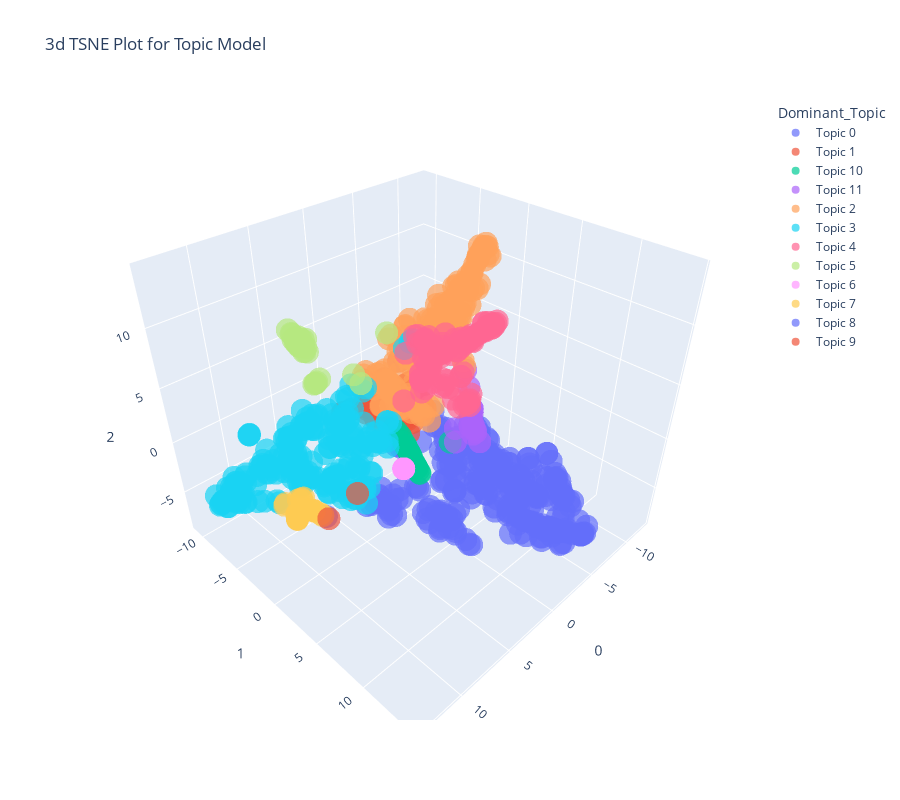

Here is the notebook cell this chart was saved with:
### Code cell
plot_model(nmf, plot = 'tsne')

plot_model(nmf, plot = 'umap')

#plot_model(model, plot = 'topic_model')

### Figure 1 — Plotly figure (JSON) as saved in the notebook; plotly's stock layout.template omitted (floating-point values rounded to 4 significant figures; data arrays with more than 128 entries replaced by an {"elided": "..."} marker saying what was removed)
{"data": [{"hovertemplate": "Dominant_Topic=Topic 0<br>0=%{x}<br>1=%{y}<br>2=%{z}<extra></extra>", "legendgroup": "Topic 0", "marker": {"color": "#636efa", "opacity": 0.7, "symbol": "circle"}, "mode": "markers", "name": "Topic 0", "scene": "scene", "showlegend": true, "type": "scatter3d", "x": {"elided": "267 float values"}, "y": {"elided": "267 float values"}, "z": {"elided": "267 float values"}}, {"hovertemplate": "Dominant_Topic=Topic 1<br>0=%{x}<br>1=%{y}<br>2=%{z}<extra></extra>", "legendgroup": "Topic 1", "marker": {"color": "#EF553B", "opacity": 0.7, "symbol": "circle"}, "mode": "markers", "name": "Topic 1", "scene": "scene", "showlegend": true, "type": "scatter3d", "x": {"elided": "140 float values"}, "y": {"elided": "140 float values"}, "z": {"elided": "140 float values"}}, {"hovertemplate": "Dominant_Topic=Topic 10<br>0=%{x}<br>1=%{y}<br>2=%{z}<extra></extra>", "legendgroup": "Topic 10", "marker": {"color": "#00cc96", "opacity": 0.7, "symbol": "circle"}, "mode": "markers", "name": "Topic 10", "scene": "scene", "showlegend": true, "type": "scatter3d", "x": [-3.591, -3.326, -2.047, -2.49, -3.432, -3.475, -3.472, -3.293, -3.003, -2.829, -3.354, -3.2, -3.518, -3.473, -3.556, -3.151, -3.033, -3.093, -2.226, -3.493, -3.302, -3.224, -3.058, -3.605, -3.517], "y": [-2.582, -3.373, -4.15, -4.253, -3.06, -3.004, -3.048, -3.569, -3.617, -3.524, -3.337, -3.641, -2.843, -2.958, -2.704, -4.547, -3.755, -4.401, 2.287, -2.91, -3.407, -3.524, -4.036, -2.539, -2.842], "z": [-8.202, -6.642, -3.281, -3.893, -7.323, -7.495, -7.443, -6.282, -5.568, -5.225, -6.758, -5.99, -7.777, -7.544, -8.005, -4.876, -5.486, -4.92, -1.33, -7.649, -6.538, -6.199, -5.241, -8.272, -7.776]}, {"hovertemplate": "Dominant_Topic=Topic 11<br>0=%{x}<br>1=%{y}<br>2=%{z}<extra></extra>", "legendgroup": "Topic 11", "marker": {"color": "#ab63fa", "opacity": 0.7, "symbol": "circle"}, "mode": "markers", "name": "Topic 11", "scene": "scene", "showlegend": true, "type": "scatter3d", "x": [0.4653, -0.04001, 0.3538, -0.4068, 0.7454, 0.5863, 0.5884, 0.6151, 2.02, 0.7214, 0.9327, 0.406, 0.5131, 0.5917, 0.7848, 0.5941, 0.4021, 0.568], "y": [6.716, 5.869, 7.438, 5.187, 6.795, 6.809, 6.695, 6.964, 6.63, 6.85, 5.607, 6.651, 7.156, 6.999, 7.14, 7.0, 6.643, 7.146], "z": [5.158, 6.637, 2.921, 7.55, 4.187, 4.629, 4.864, 4.281, 3.371, 4.085, 3.427, 5.382, 3.704, 4.16, 3.661, 3.934, 5.407, 3.92]}, {"hovertemplate": "Dominant_Topic=Topic 2<br>0=%{x}<br>1=%{y}<br>2=%{z}<extra></extra>", "legendgroup": "Topic 2", "marker": {"color": "#FFA15A", "opacity": 0.7, "symbol": "circle"}, "mode": "markers", "name": "Topic 2", "scene": "scene", "showlegend": true, "type": "scatter3d", "x": {"elided": "156 float values"}, "y": {"elided": "156 float values"}, "z": {"elided": "156 float values"}}, {"hovertemplate": "Dominant_Topic=Topic 3<br>0=%{x}<br>1=%{y}<br>2=%{z}<extra></extra>", "legendgroup": "Topic 3", "marker": {"color": "#19d3f3", "opacity": 0.7, "symbol": "circle"}, "mode": "markers", "name": "Topic 3", "scene": "scene", "showlegend": true, "type": "scatter3d", "x": {"elided": "207 float values"}, "y": {"elided": "207 float values"}, "z": {"elided": "207 float values"}}, {"hovertemplate": "Dominant_Topic=Topic 4<br>0=%{x}<br>1=%{y}<br>2=%{z}<extra></extra>", "legendgroup": "Topic 4", "marker": {"color": "#FF6692", "opacity": 0.7, "symbol": "circle"}, "mode": "markers", "name": "Topic 4", "scene": "scene", "showlegend": true, "type": "scatter3d", "x": [-7.587, -5.41, -5.686, -8.985, -5.158, -11.74, -5.367, -5.257, -5.38, -5.062, -8.741, -10.84, -5.152, -9.351, -4.657, -5.758, -6.275, -6.275, -6.516, -4.823, -9.572, -6.402, -8.802, -5.405, -3.771, -5.628, -11.72, -8.347, -10.76, -9.723, -4.367, -6.127, -2.335, -5.796, -5.42, -5.881, -8.527, -11.34, -5.001, -4.314, -10.64, -6.069, -6.684, -4.745, -5.496, -4.143, -4.671, -6.44, -9.228, -4.436, -6.392, -10.6, -9.487, -5.945, -4.307, -7.422, -8.171, -5.093, -7.412, -8.984, -9.189, -8.79, -11.39, -11.92, -5.68, -4.811, -12.31, -5.03, -5.568, -11.37, -11.45, -6.29, -10.16, -11.85, -4.209, -7.96, -10.35, -7.437, -4.556, -12.08, -6.893, -5.594, -11.09, -3.697, -7.262, -5.608, -5.567, -6.007, -6.209, -2.737, -10.69, -8.779, -8.836, -5.676], "y": [-3.217, -3.728, -4.44, -2.542, -4.009, -2.004, 1.086, -3.606, -3.762, -3.843, -2.299, -1.958, -3.993, -2.118, -3.002, -5.344, -0.411, -0.411, -4.333, -1.117, -2.097, -3.809, -3.196, -4.603, -1.683, -3.67, -1.68, -3.445, -2.007, -2.139, -0.6343, -3.645, 0.2078, 0.9912, -1.814, -4.744, -2.602, -1.927, 1.163, -4.906, -1.847, -2.951, -0.5291, -1.101, -3.082, 1.334, -0.4478, -3.712, -1.903, -3.14, 0.6713, -1.617, -2.415, 0.958, -0.4945, -3.638, -2.238, 0.1613, -3.799, -2.936, -1.772, -3.182, -1.577, -1.873, -4.046, 0.1551, -1.776, -3.727, 1.3, -2.033, -1.586, -5.111, -1.998, -1.709, -0.5383, -2.69, -2.0, -3.343, -0.223, -1.744, -3.319, -4.093, -1.946, -1.702, -3.543, 1.108, -3.158, -5.226, -4.101, -3.577, -1.815, -1.94, -2.06, -3.972], "z": [2.706, 4.249, 3.425, 2.924, 0.4024, 3.929, 0.2065, 4.116, 4.302, 0.3015, 3.24, 3.735, 0.4077, 3.821, 0.1617, 3.873, 1.845, 1.845, 2.456, 4.562, 3.562, 3.11, 2.044, 3.6, 3.138, 1.823, 4.193, 1.766, 4.456, 3.503, 2.347, 3.483, 3.351, 0.2912, 3.8, 0.3324, 3.334, 4.367, 0.3258, 2.984, 4.638, 3.261, 1.962, 4.463, 2.053, 0.6872, 2.159, 3.246, 3.421, -0.1335, 0.5389, 3.937, 3.132, 0.3198, 1.866, 3.198, 3.958, 1.325, 2.4, 2.415, 3.394, 2.077, 3.906, 3.942, 4.19, 0.5309, 4.161, 0.6134, 0.09861, 3.932, 3.909, -0.07899, 3.656, 3.904, 1.702, 3.756, 3.71, 4.225, 1.603, 4.059, 2.203, 2.357, 3.745, 2.883, 2.999, 0.2398, 2.166, 3.897, 4.141, -0.4366, 3.899, 3.556, 3.856, 2.135]}, {"hovertemplate": "Dominant_Topic=Topic 5<br>0=%{x}<br>1=%{y}<br>2=%{z}<extra></extra>", "legendgroup": "Topic 5", "marker": {"color": "#B6E880", "opacity": 0.7, "symbol": "circle"}, "mode": "markers", "name": "Topic 5", "scene": "scene", "showlegend": true, "type": "scatter3d", "x": [0.4524, 3.19, 3.567, 2.835, 3.008, 3.725, 2.808, 2.637, 3.033, 2.848, 2.812, 3.23, 0.527, 0.1503, 3.102, 3.698, 2.831, 3.168, 2.988, 2.921, 3.104, 2.784, 2.236, 2.858, 2.999, 3.857, 3.208, 2.736, 3.216], "y": [-1.923, -10.1, -6.923, -10.19, -9.096, -6.915, -9.621, -9.556, -9.51, -10.25, -9.471, -6.964, -5.991, -5.592, -10.41, -6.892, -8.827, -9.593, -9.705, -9.035, -10.32, -9.051, -9.754, -9.777, -10.1, -6.927, -10.73, -9.343, -9.684], "z": [8.021, 5.26, 2.813, 5.177, 4.464, 2.772, 5.355, 4.759, 4.767, 5.225, 4.703, 2.925, 2.55, 1.704, 5.638, 2.76, 4.454, 5.001, 4.707, 4.479, 5.6, 4.763, 5.017, 5.467, 4.9, 2.755, 5.886, 5.285, 5.142]}, {"hovertemplate": "Dominant_Topic=Topic 6<br>0=%{x}<br>1=%{y}<br>2=%{z}<extra></extra>", "legendgroup": "Topic 6", "marker": {"color": "#FF97FF", "opacity": 0.7, "symbol": "circle"}, "mode": "markers", "name": "Topic 6", "scene": "scene", "showlegend": true, "type": "scatter3d", "x": [0.6292, 0.631, 0.6328, 0.629, 0.6286, 0.6293], "y": [-0.1499, -0.152, -0.1528, -0.1481, -0.1502, -0.1494], "z": [-3.839, -3.84, -3.84, -3.839, -3.839, -3.839]}, {"hovertemplate": "Dominant_Topic=Topic 7<br>0=%{x}<br>1=%{y}<br>2=%{z}<extra></extra>", "legendgroup": "Topic 7", "marker": {"color": "#FECB52", "opacity": 0.7, "symbol": "circle"}, "mode": "markers", "name": "Topic 7", "scene": "scene", "showlegend": true, "type": "scatter3d", "x": [8.292, 8.176, 8.176, 8.28, 7.885, 8.496, 8.499, 8.143, 8.222, 7.856, 8.173, 9.276, 7.909, 9.313, 8.406, 8.365, 7.571, 8.074, 7.835, 8.168, 8.486, 8.464], "y": [-3.847, -4.995, -4.996, -3.812, -2.901, -4.487, -4.451, -5.053, -4.919, -2.909, -3.728, -4.688, -2.995, -4.765, -4.613, -3.92, -2.506, -3.342, -1.837, -5.01, -4.02, -4.511], "z": [-4.594, -7.615, -7.617, -4.729, -5.494, -6.54, -6.483, -7.725, -7.466, -5.585, -4.515, -5.005, -5.522, -5.212, -6.885, -5.953, -5.801, -5.616, -5.351, -7.643, -4.686, -6.632]}, {"hovertemplate": "Dominant_Topic=Topic 8<br>0=%{x}<br>1=%{y}<br>2=%{z}<extra></extra>", "legendgroup": "Topic 8", "marker": {"color": "#636efa", "opacity": 0.7, "symbol": "circle"}, "mode": "markers", "name": "Topic 8", "scene": "scene", "showlegend": true, "type": "scatter3d", "x": [-8.335, -8.693, -8.694], "y": [7.952, 7.217, 7.216], "z": [-3.553, -3.342, -3.342]}, {"hovertemplate": "Dominant_Topic=Topic 9<br>0=%{x}<br>1=%{y}<br>2=%{z}<extra></extra>", "legendgroup": "Topic 9", "marker": {"color": "#EF553B", "opacity": 0.7, "symbol": "circle"}, "mode": "markers", "name": "Topic 9", "scene": "scene", "showlegend": true, "type": "scatter3d", "x": [7.849, 8.866], "y": [-1.047, 3.974], "z": [-5.151, 1.244]}], "layout": {"height": 800, "legend": {"title": {"text": "Dominant_Topic"}, "tracegroupgap": 0}, "scene": {"domain": {"x": [0, 1], "y": [0, 1]}, "xaxis": {"title": {"text": "0"}}, "yaxis": {"title": {"text": "1"}}, "zaxis": {"title": {"text": "2"}}}, "title": {"text": "3d TSNE Plot for Topic Model"}, "width": 900}}
